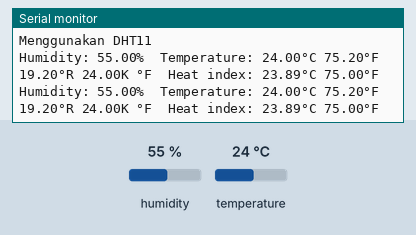
Recording of a sketch running on a simulated ESP8266 (NodeMCU). Shown: the last lines printed to the serial monitor. The test bench sets the inputs (shaded band); at power-on: humidity 55 %, temperature 24 °C.

Above: at 4.8 s.
4.9 s: humidity set to 22 %
At 6.5 s:
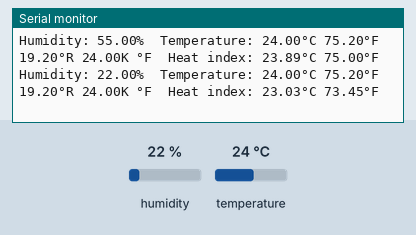
7.9 s: temperature set to 12 °C
At 8.9 s:
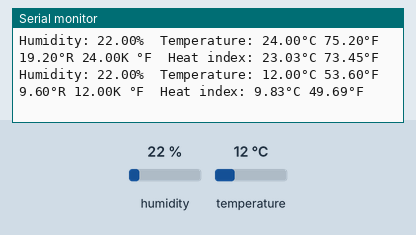
10.9 s: humidity set to 40 %
At 12.7 s:
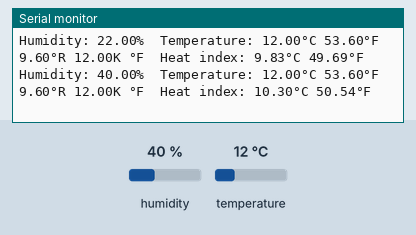
Timing chart, 0 to 14.2 s (numbered marks = the images above; inputs shaded):
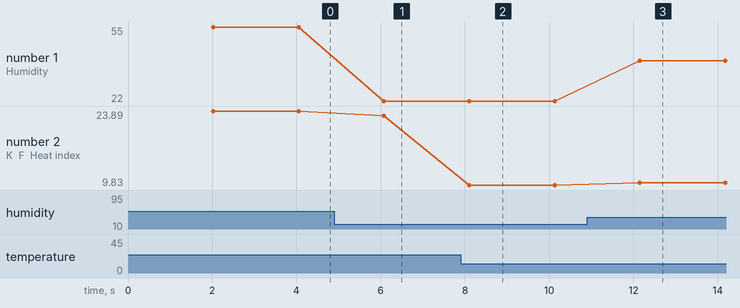

The sketch:

temperature_humidity_mod.ino
```cpp
#include <Arduino.h>
#include <DHT.h>

#define DHTTYPE DHT11

DHT dht(D1, DHTTYPE);

void setup() {
  // put your setup code here, to run once:
  Serial.begin(115200);
  Serial.println("Menggunakan DHT11");

  dht.begin();

}

void loop() {
  // put your main code here, to run repeatedly:
  delay(2000);
  float h = dht.readHumidity();
  float c = dht.readTemperature();
  float f = dht.readTemperature(true);

  if (isnan(h) || isnan(c) || isnan(f))
  {
    Serial.println("Failed to read from DHT sensor!");
    return;
  }

  float hif = dht.computeHeatIndex(f, h);
  float hic = dht.computeHeatIndex(c, h, false);

  Serial.print(F("Humidity: "));
  Serial.print(h);
  Serial.print(F("%  Temperature: "));
  Serial.print(c);
  Serial.print(F("°C "));
  Serial.print(f);
  Serial.print(F("°F "));
  Serial.print(conv_temp('r', c));
  Serial.print(F("°R "));
  Serial.print(conv_temp('k', c));
  Serial.print(F("K "));
  Serial.print(F("°F  Heat index: "));
  Serial.print(hic);
  Serial.print(F("°C "));
  Serial.print(hif);
  Serial.println(F("°F"));

}

float conv_temp(char type, float temp){
  if(type == 'r'){
    return temp * 4 / 5;
  }else if(temp == 'k'){
    return temp + 273.15;
  }
}
```

Measured:
- after the input at 4.9 s, the serial monitor: prints a new line after 1.2 s (image 1)
- after the input at 7.9 s, the serial monitor: prints a new line after 0.20 s (image 2)
- after the input at 10.9 s, the serial monitor: prints a new line after 1.3 s (image 3)
- plotted number 1: 55 → 22 after the input at 4.9 s, 22 → 40 after the input at 10.9 s
- plotted number 2: 23.89 → 23.03 after the input at 4.9 s, 23.03 → 9.83 after the input at 7.9 s, 9.83 → 10.3 after the input at 10.9 s
